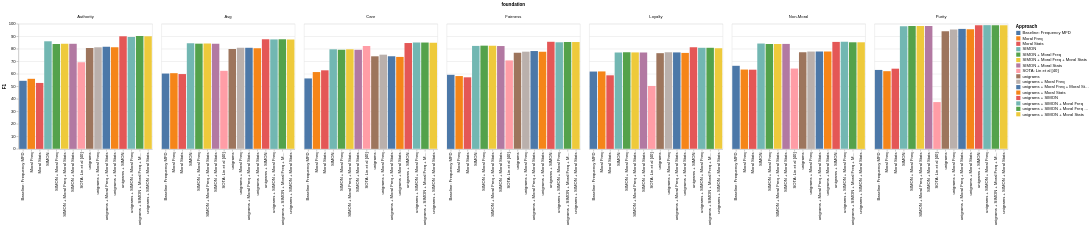

Describe this chart as a Vega-Lite specification.
### Vega-Lite specification from a JSON file in a GitHub repository (floating-point values rounded to 4 significant figures)
{"config": {"view": {"continuousWidth": 400, "continuousHeight": 300}}, "data": {"name": "data-96ba9ad74ef1deb232d1fec59dae0877"}, "mark": "bar", "encoding": {"color": {"field": "variant", "legend": {"title": "Approach"}, "type": "nominal"}, "column": {"field": "foundation", "type": "nominal"}, "facet": {"columns": 1, "field": "metric", "type": "nominal"}, "x": {"field": "variant", "title": "", "type": "nominal"}, "y": {"axis": {"title": "F1"}, "field": "value", "type": "quantitative"}}, "$schema": "https://vega.github.io/schema/vega-lite/v4.17.0.json", "datasets": {"data-96ba9ad74ef1deb232d1fec59dae0877": [{"variant": "Baseline: Frequency MFD", "method": "moral_strength", "task": "moral_sentiment_analysis", "schema": "['care', 'fairness', 'loyalty', 'authority', 'purity', 'non-moral']", "metric": "F1", "foundation": "Care", "value": 56.3, "std": null}, {"variant": "unigrams", "method": "moral_strength", "task": "moral_sentiment_analysis", "schema": "['care', 'fairness', 'loyalty', 'authority', 'purity', 'non-moral']", "metric": "F1", "foundation": "Care", "value": 74.0, "std": null}, {"variant": "SOTA: Lin et al [40]", "method": "moral_strength", "task": "moral_sentiment_analysis", "schema": "['care', 'fairness', 'loyalty', 'authority', 'purity', 'non-moral']", "metric": "F1", "foundation": "Care", "value": 82.3, "std": null}, {"variant": "Moral Freq", "method": "moral_strength", "task": "moral_sentiment_analysis", "schema": "['care', 'fairness', 'loyalty', 'authority', 'purity', 'non-moral']", "metric": "F1", "foundation": "Care", "value": 61.4, "std": null}, {"variant": "Moral Stats", "method": "moral_strength", "task": "moral_sentiment_analysis", "schema": "['care', 'fairness', 'loyalty', 'authority', 'purity', 'non-moral']", "metric": "F1", "foundation": "Care", "value": 62.8, "std": null}, {"variant": "SIMON", "method": "moral_strength", "task": "moral_sentiment_analysis", "schema": "['care', 'fairness', 'loyalty', 'authority', 'purity', 'non-moral']", "metric": "F1", "foundation": "Care", "value": 79.6, "std": null}, {"variant": "SIMON + Moral Freq", "method": "moral_strength", "task": "moral_sentiment_analysis", "schema": "['care', 'fairness', 'loyalty', 'authority', 'purity', 'non-moral']", "metric": "F1", "foundation": "Care", "value": 79.2, "std": null}, {"variant": "SIMON + Moral Stats", "method": "moral_strength", "task": "moral_sentiment_analysis", "schema": "['care', 'fairness', 'loyalty', 'authority', 'purity', 'non-moral']", "metric": "F1", "foundation": "Care", "value": 79.2, "std": null}, {"variant": "SIMON + Moral Freq + Moral Stats", "method": "moral_strength", "task": "moral_sentiment_analysis", "schema": "['care', 'fairness', 'loyalty', 'authority', 'purity', 'non-moral']", "metric": "F1", "foundation": "Care", "value": 79.6, "std": null}, {"variant": "unigrams + Moral Freq", "method": "moral_strength", "task": "moral_sentiment_analysis", "schema": "['care', 'fairness', 'loyalty', 'authority', 'purity', 'non-moral']", "metric": "F1", "foundation": "Care", "value": 75.3, "std": null}, {"variant": "unigrams + Moral Stats", "method": "moral_strength", "task": "moral_sentiment_analysis", "schema": "['care', 'fairness', 'loyalty', 'authority', 'purity', 'non-moral']", "metric": "F1", "foundation": "Care", "value": 73.5, "std": null}, {"variant": "unigrams + Moral Freq + Moral Stats", "method": "moral_strength", "task": "moral_sentiment_analysis", "schema": "['care', 'fairness', 'loyalty', 'authority', 'purity', 'non-moral']", "metric": "F1", "foundation": "Care", "value": 74.0, "std": null}, {"variant": "unigrams + SIMON", "method": "moral_strength", "task": "moral_sentiment_analysis", "schema": "['care', 'fairness', 'loyalty', 'authority', 'purity', 'non-moral']", "metric": "F1", "foundation": "Care", "value": 84.6, "std": null}, {"variant": "unigrams + SIMON + Moral Freq", "method": "moral_strength", "task": "moral_sentiment_analysis", "schema": "['care', 'fairness', 'loyalty', 'authority', 'purity', 'non-moral']", "metric": "F1", "foundation": "Care", "value": 85.1, "std": null}, {"variant": "unigrams + SIMON + Moral Stats", "method": "moral_strength", "task": "moral_sentiment_analysis", "schema": "['care', 'fairness', 'loyalty', 'authority', 'purity', 'non-moral']", "metric": "F1", "foundation": "Care", "value": 84.9, "std": null}, {"variant": "unigrams + SIMON + Moral Freq + Moral Stats", "method": "moral_strength", "task": "moral_sentiment_analysis", "schema": "['care', 'fairness', 'loyalty', 'authority', 'purity', 'non-moral']", "metric": "F1", "foundation": "Care", "value": 85.0, "std": null}, {"variant": "Baseline: Frequency MFD", "method": "moral_strength", "task": "moral_sentiment_analysis", "schema": "['care', 'fairness', 'loyalty', 'authority', 'purity', 'non-moral']", "metric": "F1", "foundation": "Fairness", "value": 59.2, "std": null}, {"variant": "unigrams", "method": "moral_strength", "task": "moral_sentiment_analysis", "schema": "['care', 'fairness', 'loyalty', 'authority', 'purity', 'non-moral']", "metric": "F1", "foundation": "Fairness", "value": 76.9, "std": null}, {"variant": "SOTA: Lin et al [40]", "method": "moral_strength", "task": "moral_sentiment_analysis", "schema": "['care', 'fairness', 'loyalty', 'authority', 'purity', 'non-moral']", "metric": "F1", "foundation": "Fairness", "value": 70.7, "std": null}, {"variant": "Moral Freq", "method": "moral_strength", "task": "moral_sentiment_analysis", "schema": "['care', 'fairness', 'loyalty', 'authority', 'purity', 'non-moral']", "metric": "F1", "foundation": "Fairness", "value": 58.2, "std": null}, {"variant": "Moral Stats", "method": "moral_strength", "task": "moral_sentiment_analysis", "schema": "['care', 'fairness', 'loyalty', 'authority', 'purity', 'non-moral']", "metric": "F1", "foundation": "Fairness", "value": 57.2, "std": null}, {"variant": "SIMON", "method": "moral_strength", "task": "moral_sentiment_analysis", "schema": "['care', 'fairness', 'loyalty', 'authority', 'purity', 'non-moral']", "metric": "F1", "foundation": "Fairness", "value": 82.3, "std": null}, {"variant": "SIMON + Moral Freq", "method": "moral_strength", "task": "moral_sentiment_analysis", "schema": "['care', 'fairness', 'loyalty', 'authority', 'purity', 'non-moral']", "metric": "F1", "foundation": "Fairness", "value": 82.5, "std": null}, {"variant": "SIMON + Moral Stats", "method": "moral_strength", "task": "moral_sentiment_analysis", "schema": "['care', 'fairness', 'loyalty', 'authority', 'purity', 'non-moral']", "metric": "F1", "foundation": "Fairness", "value": 82.2, "std": null}, {"variant": "SIMON + Moral Freq + Moral Stats", "method": "moral_strength", "task": "moral_sentiment_analysis", "schema": "['care', 'fairness', 'loyalty', 'authority', 'purity', 'non-moral']", "metric": "F1", "foundation": "Fairness", "value": 82.5, "std": null}, {"variant": "unigrams + Moral Freq", "method": "moral_strength", "task": "moral_sentiment_analysis", "schema": "['care', 'fairness', 'loyalty', 'authority', 'purity', 'non-moral']", "metric": "F1", "foundation": "Fairness", "value": 77.7, "std": null}, {"variant": "unigrams + Moral Stats", "method": "moral_strength", "task": "moral_sentiment_analysis", "schema": "['care', 'fairness', 'loyalty', 'authority', 'purity', 'non-moral']", "metric": "F1", "foundation": "Fairness", "value": 77.6, "std": null}, {"variant": "unigrams + Moral Freq + Moral Stats", "method": "moral_strength", "task": "moral_sentiment_analysis", "schema": "['care', 'fairness', 'loyalty', 'authority', 'purity', 'non-moral']", "metric": "F1", "foundation": "Fairness", "value": 78.2, "std": null}, {"variant": "unigrams + SIMON", "method": "moral_strength", "task": "moral_sentiment_analysis", "schema": "['care', 'fairness', 'loyalty', 'authority', 'purity', 'non-moral']", "metric": "F1", "foundation": "Fairness", "value": 85.6, "std": null}, {"variant": "unigrams + SIMON + Moral Freq", "method": "moral_strength", "task": "moral_sentiment_analysis", "schema": "['care', 'fairness', 'loyalty', 'authority', 'purity', 'non-moral']", "metric": "F1", "foundation": "Fairness", "value": 85.2, "std": null}, {"variant": "unigrams + SIMON + Moral Stats", "method": "moral_strength", "task": "moral_sentiment_analysis", "schema": "['care', 'fairness', 'loyalty', 'authority', 'purity', 'non-moral']", "metric": "F1", "foundation": "Fairness", "value": 85.4, "std": null}, {"variant": "unigrams + SIMON + Moral Freq + Moral Stats", "method": "moral_strength", "task": "moral_sentiment_analysis", "schema": "['care', 'fairness', 'loyalty', 'authority', 'purity', 'non-moral']", "metric": "F1", "foundation": "Fairness", "value": 85.4, "std": null}, {"variant": "Baseline: Frequency MFD", "method": "moral_strength", "task": "moral_sentiment_analysis", "schema": "['care', 'fairness', 'loyalty', 'authority', 'purity', 'non-moral']", "metric": "F1", "foundation": "Loyalty", "value": 61.8, "std": null}, {"variant": "unigrams", "method": "moral_strength", "task": "moral_sentiment_analysis", "schema": "['care', 'fairness', 'loyalty', 'authority', 'purity', 'non-moral']", "metric": "F1", "foundation": "Loyalty", "value": 76.5, "std": null}, {"variant": "SOTA: Lin et al [40]", "method": "moral_strength", "task": "moral_sentiment_analysis", "schema": "['care', 'fairness', 'loyalty', 'authority', 'purity', 'non-moral']", "metric": "F1", "foundation": "Loyalty", "value": 50.3, "std": null}, {"variant": "Moral Freq", "method": "moral_strength", "task": "moral_sentiment_analysis", "schema": "['care', 'fairness', 'loyalty', 'authority', 'purity', 'non-moral']", "metric": "F1", "foundation": "Loyalty", "value": 61.9, "std": null}, {"variant": "Moral Stats", "method": "moral_strength", "task": "moral_sentiment_analysis", "schema": "['care', 'fairness', 'loyalty', 'authority', 'purity', 'non-moral']", "metric": "F1", "foundation": "Loyalty", "value": 58.8, "std": null}, {"variant": "SIMON", "method": "moral_strength", "task": "moral_sentiment_analysis", "schema": "['care', 'fairness', 'loyalty', 'authority', 'purity', 'non-moral']", "metric": "F1", "foundation": "Loyalty", "value": 77.1, "std": null}, {"variant": "SIMON + Moral Freq", "method": "moral_strength", "task": "moral_sentiment_analysis", "schema": "['care', 'fairness', 'loyalty', 'authority', 'purity', 'non-moral']", "metric": "F1", "foundation": "Loyalty", "value": 77.2, "std": null}, {"variant": "SIMON + Moral Stats", "method": "moral_strength", "task": "moral_sentiment_analysis", "schema": "['care', 'fairness', 'loyalty', 'authority', 'purity', 'non-moral']", "metric": "F1", "foundation": "Loyalty", "value": 77.0, "std": null}, {"variant": "SIMON + Moral Freq + Moral Stats", "method": "moral_strength", "task": "moral_sentiment_analysis", "schema": "['care', 'fairness', 'loyalty', 'authority', 'purity', 'non-moral']", "metric": "F1", "foundation": "Loyalty", "value": 77.1, "std": null}, {"variant": "unigrams + Moral Freq", "method": "moral_strength", "task": "moral_sentiment_analysis", "schema": "['care', 'fairness', 'loyalty', 'authority', 'purity', 'non-moral']", "metric": "F1", "foundation": "Loyalty", "value": 77.2, "std": null}, {"variant": "unigrams + Moral Stats", "method": "moral_strength", "task": "moral_sentiment_analysis", "schema": "['care', 'fairness', 'loyalty', 'authority', 'purity', 'non-moral']", "metric": "F1", "foundation": "Loyalty", "value": 76.7, "std": null}, {"variant": "unigrams + Moral Freq + Moral Stats", "method": "moral_strength", "task": "moral_sentiment_analysis", "schema": "['care', 'fairness', 'loyalty', 'authority', 'purity', 'non-moral']", "metric": "F1", "foundation": "Loyalty", "value": 77.1, "std": null}, {"variant": "unigrams + SIMON", "method": "moral_strength", "task": "moral_sentiment_analysis", "schema": "['care', 'fairness', 'loyalty', 'authority', 'purity', 'non-moral']", "metric": "F1", "foundation": "Loyalty", "value": 81.2, "std": null}, {"variant": "unigrams + SIMON + Moral Freq", "method": "moral_strength", "task": "moral_sentiment_analysis", "schema": "['care', 'fairness', 'loyalty', 'authority', 'purity', 'non-moral']", "metric": "F1", "foundation": "Loyalty", "value": 80.8, "std": null}, {"variant": "unigrams + SIMON + Moral Stats", "method": "moral_strength", "task": "moral_sentiment_analysis", "schema": "['care', 'fairness', 'loyalty', 'authority', 'purity', 'non-moral']", "metric": "F1", "foundation": "Loyalty", "value": 80.4, "std": null}, {"variant": "unigrams + SIMON + Moral Freq + Moral Stats", "method": "moral_strength", "task": "moral_sentiment_analysis", "schema": "['care', 'fairness', 'loyalty', 'authority', 'purity', 'non-moral']", "metric": "F1", "foundation": "Loyalty", "value": 80.8, "std": null}, {"variant": "Baseline: Frequency MFD", "method": "moral_strength", "task": "moral_sentiment_analysis", "schema": "['care', 'fairness', 'loyalty', 'authority', 'purity', 'non-moral']", "metric": "F1", "foundation": "Authority", "value": 54.4, "std": null}, {"variant": "unigrams", "method": "moral_strength", "task": "moral_sentiment_analysis", "schema": "['care', 'fairness', 'loyalty', 'authority', 'purity', 'non-moral']", "metric": "F1", "foundation": "Authority", "value": 80.7, "std": null}, {"variant": "SOTA: Lin et al [40]", "method": "moral_strength", "task": "moral_sentiment_analysis", "schema": "['care', 'fairness', 'loyalty', 'authority', 'purity', 'non-moral']", "metric": "F1", "foundation": "Authority", "value": 69.3, "std": null}, {"variant": "Moral Freq", "method": "moral_strength", "task": "moral_sentiment_analysis", "schema": "['care', 'fairness', 'loyalty', 'authority', 'purity', 'non-moral']", "metric": "F1", "foundation": "Authority", "value": 56.0, "std": null}, {"variant": "Moral Stats", "method": "moral_strength", "task": "moral_sentiment_analysis", "schema": "['care', 'fairness', 'loyalty', 'authority', 'purity', 'non-moral']", "metric": "F1", "foundation": "Authority", "value": 52.7, "std": null}, {"variant": "SIMON", "method": "moral_strength", "task": "moral_sentiment_analysis", "schema": "['care', 'fairness', 'loyalty', 'authority', 'purity', 'non-moral']", "metric": "F1", "foundation": "Authority", "value": 86.0, "std": null}, {"variant": "SIMON + Moral Freq", "method": "moral_strength", "task": "moral_sentiment_analysis", "schema": "['care', 'fairness', 'loyalty', 'authority', 'purity', 'non-moral']", "metric": "F1", "foundation": "Authority", "value": 83.8, "std": null}, {"variant": "SIMON + Moral Stats", "method": "moral_strength", "task": "moral_sentiment_analysis", "schema": "['care', 'fairness', 'loyalty', 'authority', 'purity', 'non-moral']", "metric": "F1", "foundation": "Authority", "value": 84.0, "std": null}, {"variant": "SIMON + Moral Freq + Moral Stats", "method": "moral_strength", "task": "moral_sentiment_analysis", "schema": "['care', 'fairness', 'loyalty', 'authority', 'purity', 'non-moral']", "metric": "F1", "foundation": "Authority", "value": 84.0, "std": null}, {"variant": "unigrams + Moral Freq", "method": "moral_strength", "task": "moral_sentiment_analysis", "schema": "['care', 'fairness', 'loyalty', 'authority', 'purity', 'non-moral']", "metric": "F1", "foundation": "Authority", "value": 81.2, "std": null}, {"variant": "unigrams + Moral Stats", "method": "moral_strength", "task": "moral_sentiment_analysis", "schema": "['care', 'fairness', 'loyalty', 'authority', 'purity', 'non-moral']", "metric": "F1", "foundation": "Authority", "value": 81.3, "std": null}, {"variant": "unigrams + Moral Freq + Moral Stats", "method": "moral_strength", "task": "moral_sentiment_analysis", "schema": "['care', 'fairness', 'loyalty', 'authority', 'purity', 'non-moral']", "metric": "F1", "foundation": "Authority", "value": 81.7, "std": null}, {"variant": "unigrams + SIMON", "method": "moral_strength", "task": "moral_sentiment_analysis", "schema": "['care', 'fairness', 'loyalty', 'authority', 'purity', 'non-moral']", "metric": "F1", "foundation": "Authority", "value": 90.0, "std": null}, {"variant": "unigrams + SIMON + Moral Freq", "method": "moral_strength", "task": "moral_sentiment_analysis", "schema": "['care', 'fairness', 'loyalty', 'authority', 'purity', 'non-moral']", "metric": "F1", "foundation": "Authority", "value": 89.5, "std": null}, {"variant": "unigrams + SIMON + Moral Stats", "method": "moral_strength", "task": "moral_sentiment_analysis", "schema": "['care', 'fairness', 'loyalty', 'authority', 'purity', 'non-moral']", "metric": "F1", "foundation": "Authority", "value": 90.0, "std": null}, {"variant": "unigrams + SIMON + Moral Freq + Moral Stats", "method": "moral_strength", "task": "moral_sentiment_analysis", "schema": "['care', 'fairness', 'loyalty', 'authority', 'purity', 'non-moral']", "metric": "F1", "foundation": "Authority", "value": 90.2, "std": null}, {"variant": "Baseline: Frequency MFD", "method": "moral_strength", "task": "moral_sentiment_analysis", "schema": "['care', 'fairness', 'loyalty', 'authority', 'purity', 'non-moral']", "metric": "F1", "foundation": "Purity", "value": 63.1, "std": null}, {"variant": "unigrams", "method": "moral_strength", "task": "moral_sentiment_analysis", "schema": "['care', 'fairness', 'loyalty', 'authority', 'purity', 'non-moral']", "metric": "F1", "foundation": "Purity", "value": 94.1, "std": null}, {"variant": "SOTA: Lin et al [40]", "method": "moral_strength", "task": "moral_sentiment_analysis", "schema": "['care', 'fairness', 'loyalty', 'authority', 'purity', 'non-moral']", "metric": "F1", "foundation": "Purity", "value": 37.4, "std": null}, {"variant": "Moral Freq", "method": "moral_strength", "task": "moral_sentiment_analysis", "schema": "['care', 'fairness', 'loyalty', 'authority', 'purity', 'non-moral']", "metric": "F1", "foundation": "Purity", "value": 62.1, "std": null}, {"variant": "Moral Stats", "method": "moral_strength", "task": "moral_sentiment_analysis", "schema": "['care', 'fairness', 'loyalty', 'authority', 'purity', 'non-moral']", "metric": "F1", "foundation": "Purity", "value": 64.1, "std": null}, {"variant": "SIMON", "method": "moral_strength", "task": "moral_sentiment_analysis", "schema": "['care', 'fairness', 'loyalty', 'authority', 'purity', 'non-moral']", "metric": "F1", "foundation": "Purity", "value": 98.1, "std": null}, {"variant": "SIMON + Moral Freq", "method": "moral_strength", "task": "moral_sentiment_analysis", "schema": "['care', 'fairness', 'loyalty', 'authority', 'purity', 'non-moral']", "metric": "F1", "foundation": "Purity", "value": 98.2, "std": null}, {"variant": "SIMON + Moral Stats", "method": "moral_strength", "task": "moral_sentiment_analysis", "schema": "['care', 'fairness', 'loyalty', 'authority', 'purity', 'non-moral']", "metric": "F1", "foundation": "Purity", "value": 98.2, "std": null}, {"variant": "SIMON + Moral Freq + Moral Stats", "method": "moral_strength", "task": "moral_sentiment_analysis", "schema": "['care', 'fairness', 'loyalty', 'authority', 'purity', 'non-moral']", "metric": "F1", "foundation": "Purity", "value": 98.2, "std": null}, {"variant": "unigrams + Moral Freq", "method": "moral_strength", "task": "moral_sentiment_analysis", "schema": "['care', 'fairness', 'loyalty', 'authority', 'purity', 'non-moral']", "metric": "F1", "foundation": "Purity", "value": 95.5, "std": null}, {"variant": "unigrams + Moral Stats", "method": "moral_strength", "task": "moral_sentiment_analysis", "schema": "['care', 'fairness', 'loyalty', 'authority', 'purity', 'non-moral']", "metric": "F1", "foundation": "Purity", "value": 95.7, "std": null}, {"variant": "unigrams + Moral Freq + Moral Stats", "method": "moral_strength", "task": "moral_sentiment_analysis", "schema": "['care', 'fairness', 'loyalty', 'authority', 'purity', 'non-moral']", "metric": "F1", "foundation": "Purity", "value": 95.9, "std": null}, {"variant": "unigrams + SIMON", "method": "moral_strength", "task": "moral_sentiment_analysis", "schema": "['care', 'fairness', 'loyalty', 'authority', 'purity', 'non-moral']", "metric": "F1", "foundation": "Purity", "value": 98.9, "std": null}, {"variant": "unigrams + SIMON + Moral Freq", "method": "moral_strength", "task": "moral_sentiment_analysis", "schema": "['care', 'fairness', 'loyalty', 'authority', 'purity', 'non-moral']", "metric": "F1", "foundation": "Purity", "value": 98.9, "std": null}, {"variant": "unigrams + SIMON + Moral Stats", "method": "moral_strength", "task": "moral_sentiment_analysis", "schema": "['care', 'fairness', 'loyalty', 'authority', 'purity', 'non-moral']", "metric": "F1", "foundation": "Purity", "value": 98.8, "std": null}, {"variant": "unigrams + SIMON + Moral Freq + Moral Stats", "method": "moral_strength", "task": "moral_sentiment_analysis", "schema": "['care', 'fairness', 'loyalty', 'authority', 'purity', 'non-moral']", "metric": "F1", "foundation": "Purity", "value": 98.9, "std": null}, {"variant": "Baseline: Frequency MFD", "method": "moral_strength", "task": "moral_sentiment_analysis", "schema": "['care', 'fairness', 'loyalty', 'authority', 'purity', 'non-moral']", "metric": "F1", "foundation": "Non-Moral", "value": 66.4, "std": null}, {"variant": "unigrams", "method": "moral_strength", "task": "moral_sentiment_analysis", "schema": "['care', 'fairness', 'loyalty', 'authority', 'purity', 'non-moral']", "metric": "F1", "foundation": "Non-Moral", "value": 77.2, "std": null}, {"variant": "SOTA: Lin et al [40]", "method": "moral_strength", "task": "moral_sentiment_analysis", "schema": "['care', 'fairness', 'loyalty', 'authority', 'purity', 'non-moral']", "metric": "F1", "foundation": "Non-Moral", "value": 64.2, "std": null}, {"variant": "Moral Freq", "method": "moral_strength", "task": "moral_sentiment_analysis", "schema": "['care', 'fairness', 'loyalty', 'authority', 'purity', 'non-moral']", "metric": "F1", "foundation": "Non-Moral", "value": 63.4, "std": null}, {"variant": "Moral Stats", "method": "moral_strength", "task": "moral_sentiment_analysis", "schema": "['care', 'fairness', 'loyalty', 'authority', 'purity', 'non-moral']", "metric": "F1", "foundation": "Non-Moral", "value": 63.3, "std": null}, {"variant": "SIMON", "method": "moral_strength", "task": "moral_sentiment_analysis", "schema": "['care', 'fairness', 'loyalty', 'authority', 'purity', 'non-moral']", "metric": "F1", "foundation": "Non-Moral", "value": 84.2, "std": null}, {"variant": "SIMON + Moral Freq", "method": "moral_strength", "task": "moral_sentiment_analysis", "schema": "['care', 'fairness', 'loyalty', 'authority', 'purity', 'non-moral']", "metric": "F1", "foundation": "Non-Moral", "value": 83.9, "std": null}, {"variant": "SIMON + Moral Stats", "method": "moral_strength", "task": "moral_sentiment_analysis", "schema": "['care', 'fairness', 'loyalty', 'authority', 'purity', 'non-moral']", "metric": "F1", "foundation": "Non-Moral", "value": 83.9, "std": null}, {"variant": "SIMON + Moral Freq + Moral Stats", "method": "moral_strength", "task": "moral_sentiment_analysis", "schema": "['care', 'fairness', 'loyalty', 'authority', 'purity', 'non-moral']", "metric": "F1", "foundation": "Non-Moral", "value": 83.8, "std": null}, {"variant": "unigrams + Moral Freq", "method": "moral_strength", "task": "moral_sentiment_analysis", "schema": "['care', 'fairness', 'loyalty', 'authority', 'purity', 'non-moral']", "metric": "F1", "foundation": "Non-Moral", "value": 77.8, "std": null}, {"variant": "unigrams + Moral Stats", "method": "moral_strength", "task": "moral_sentiment_analysis", "schema": "['care', 'fairness', 'loyalty', 'authority', 'purity', 'non-moral']", "metric": "F1", "foundation": "Non-Moral", "value": 77.9, "std": null}, {"variant": "unigrams + Moral Freq + Moral Stats", "method": "moral_strength", "task": "moral_sentiment_analysis", "schema": "['care', 'fairness', 'loyalty', 'authority', 'purity', 'non-moral']", "metric": "F1", "foundation": "Non-Moral", "value": 77.9, "std": null}, {"variant": "unigrams + SIMON", "method": "moral_strength", "task": "moral_sentiment_analysis", "schema": "['care', 'fairness', 'loyalty', 'authority', 'purity', 'non-moral']", "metric": "F1", "foundation": "Non-Moral", "value": 85.5, "std": null}, {"variant": "unigrams + SIMON + Moral Freq", "method": "moral_strength", "task": "moral_sentiment_analysis", "schema": "['care', 'fairness', 'loyalty', 'authority', 'purity', 'non-moral']", "metric": "F1", "foundation": "Non-Moral", "value": 85.6, "std": null}, {"variant": "unigrams + SIMON + Moral Stats", "method": "moral_strength", "task": "moral_sentiment_analysis", "schema": "['care', 'fairness', 'loyalty', 'authority', 'purity', 'non-moral']", "metric": "F1", "foundation": "Non-Moral", "value": 85.2, "std": null}, {"variant": "unigrams + SIMON + Moral Freq + Moral Stats", "method": "moral_strength", "task": "moral_sentiment_analysis", "schema": "['care', 'fairness', 'loyalty', 'authority', 'purity', 'non-moral']", "metric": "F1", "foundation": "Non-Moral", "value": 85.2, "std": null}, {"variant": "Baseline: Frequency MFD", "method": "moral_strength", "task": "moral_sentiment_analysis", "schema": "['care', 'fairness', 'loyalty', 'authority', 'purity', 'non-moral']", "metric": "F1", "foundation": "Avg", "value": 60.2, "std": null}, {"variant": "unigrams", "method": "moral_strength", "task": "moral_sentiment_analysis", "schema": "['care', 'fairness', 'loyalty', 'authority', 'purity', 'non-moral']", "metric": "F1", "foundation": "Avg", "value": 79.9, "std": null}, {"variant": "SOTA: Lin et al [40]", "method": "moral_strength", "task": "moral_sentiment_analysis", "schema": "['care', 'fairness', 'loyalty', 'authority', 'purity', 'non-moral']", "metric": "F1", "foundation": "Avg", "value": 62.4, "std": null}, {"variant": "Moral Freq", "method": "moral_strength", "task": "moral_sentiment_analysis", "schema": "['care', 'fairness', 'loyalty', 'authority', 'purity', 'non-moral']", "metric": "F1", "foundation": "Avg", "value": 60.5, "std": null}, {"variant": "Moral Stats", "method": "moral_strength", "task": "moral_sentiment_analysis", "schema": "['care', 'fairness', 'loyalty', 'authority', 'purity', 'non-moral']", "metric": "F1", "foundation": "Avg", "value": 59.8, "std": null}, {"variant": "SIMON", "method": "moral_strength", "task": "moral_sentiment_analysis", "schema": "['care', 'fairness', 'loyalty', 'authority', 'purity', 'non-moral']", "metric": "F1", "foundation": "Avg", "value": 84.5, "std": null}, {"variant": "SIMON + Moral Freq", "method": "moral_strength", "task": "moral_sentiment_analysis", "schema": "['care', 'fairness', 'loyalty', 'authority', 'purity', 'non-moral']", "metric": "F1", "foundation": "Avg", "value": 84.1, "std": null}, {"variant": "SIMON + Moral Stats", "method": "moral_strength", "task": "moral_sentiment_analysis", "schema": "['care', 'fairness', 'loyalty', 'authority', 'purity', 'non-moral']", "metric": "F1", "foundation": "Avg", "value": 84.1, "std": null}, {"variant": "SIMON + Moral Freq + Moral Stats", "method": "moral_strength", "task": "moral_sentiment_analysis", "schema": "['care', 'fairness', 'loyalty', 'authority', 'purity', 'non-moral']", "metric": "F1", "foundation": "Avg", "value": 84.2, "std": null}, {"variant": "unigrams + Moral Freq", "method": "moral_strength", "task": "moral_sentiment_analysis", "schema": "['care', 'fairness', 'loyalty', 'authority', 'purity', 'non-moral']", "metric": "F1", "foundation": "Avg", "value": 80.8, "std": null}, {"variant": "unigrams + Moral Stats", "method": "moral_strength", "task": "moral_sentiment_analysis", "schema": "['care', 'fairness', 'loyalty', 'authority', 'purity', 'non-moral']", "metric": "F1", "foundation": "Avg", "value": 80.5, "std": null}, {"variant": "unigrams + Moral Freq + Moral Stats", "method": "moral_strength", "task": "moral_sentiment_analysis", "schema": "['care', 'fairness', 'loyalty', 'authority', 'purity', 'non-moral']", "metric": "F1", "foundation": "Avg", "value": 80.8, "std": null}, {"variant": "unigrams + SIMON", "method": "moral_strength", "task": "moral_sentiment_analysis", "schema": "['care', 'fairness', 'loyalty', 'authority', 'purity', 'non-moral']", "metric": "F1", "foundation": "Avg", "value": 87.6, "std": null}, {"variant": "unigrams + SIMON + Moral Freq", "method": "moral_strength", "task": "moral_sentiment_analysis", "schema": "['care', 'fairness', 'loyalty', 'authority', 'purity', 'non-moral']", "metric": "F1", "foundation": "Avg", "value": 87.5, "std": null}, {"variant": "unigrams + SIMON + Moral Stats", "method": "moral_strength", "task": "moral_sentiment_analysis", "schema": "['care', 'fairness', 'loyalty', 'authority', 'purity', 'non-moral']", "metric": "F1", "foundation": "Avg", "value": 87.5, "std": null}, {"variant": "unigrams + SIMON + Moral Freq + Moral Stats", "method": "moral_strength", "task": "moral_sentiment_analysis", "schema": "['care', 'fairness', 'loyalty', 'authority', 'purity', 'non-moral']", "metric": "F1", "foundation": "Avg", "value": 87.6, "std": null}]}}
